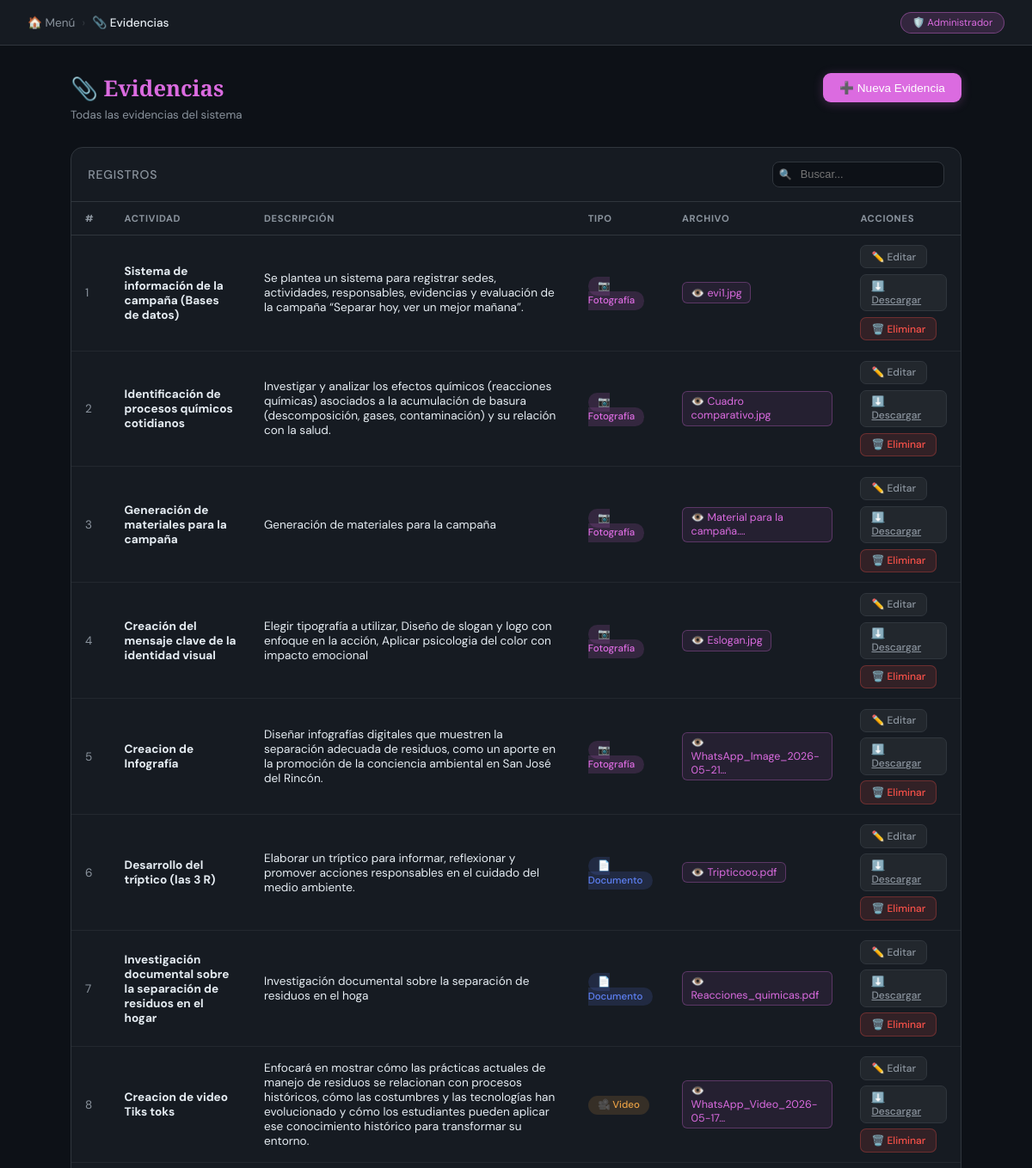
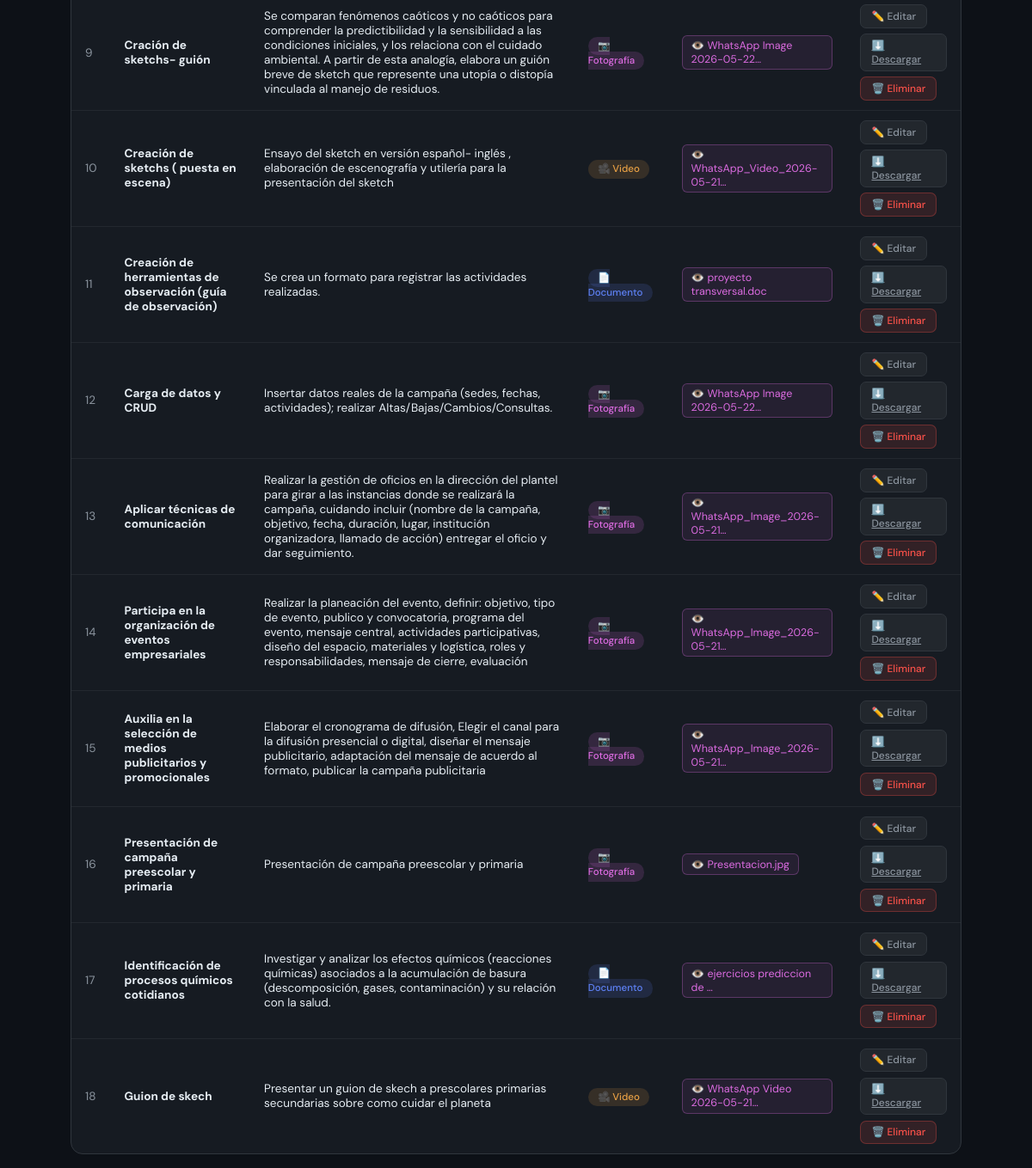
Page /evidencias (signed in) on the committed database (2 pictures, top to bottom).
### tables this page shows
CREATE TABLE evidencias (
            id             INTEGER PRIMARY KEY AUTOINCREMENT,
            actividad      TEXT,
            tipo_evidencia TEXT,
            descripcion    TEXT,
            usuario_id     INTEGER
        , archivo TEXT);

### app.py (the view)
@app.route('/evidencias')
def evidencias_crud():
    if 'rol' not in session:
        return redirect(url_for('login'))
    conn = get_db()
    if session['rol'] == 'usuario':
        registros = conn.execute(
            'SELECT * FROM evidencias WHERE usuario_id=?', (session['user_id'],)
        ).fetchall()
    else:
        registros = conn.execute('SELECT * FROM evidencias').fetchall()
    actividades = conn.execute('SELECT id, nombre FROM actividades ORDER BY nombre').fetchall()
    conn.close()
    return render_template('evidencias.html', registros=registros, actividades=actividades)

### app.py (called while the page is built)
def get_db():
    conn = sqlite3.connect(DB)
    conn.row_factory = sqlite3.Row
    return conn

### templates/evidencias.html (shortened to what this page needs)
<!DOCTYPE html>
<html lang="es">
<head>
</head>
<body>
<header class="topbar">
  <div class="breadcrumb">
    <a href="/menu">🏠 Menú</a>
    <span style="color:var(--border)">›</span>
    <span>📎 Evidencias</span>
  </div>
  <span class="badge">
    {% if session.rol == 'admin' %}🛡️{% elif session.rol == 'docente' %}📚{% else %}🎒{% endif %}
    {{ session.nombre }}
  </span>
</header>
<div class="content">
  <div class="page-header">
    <div>
      <h1>📎 <span>Evidencias</span></h1>
      <p>{% if session.rol == 'usuario' %}Mis evidencias registradas{% else %}Todas las evidencias del sistema{% endif %}</p>
    </div>
    <button class="btn-new staff-only" onclick="toggleForm()">➕ Nueva Evidencia</button>
  </div>
  <div class="table-wrap">
    <div class="table-header">
      <h2>Registros</h2>
      <div class="search-wrap">
        <input type="text" id="searchInput" placeholder="Buscar..." onkeyup="filtrar()"/>
      </div>
    </div>
    <table id="tabla">
      <thead>
        <tr>
          <th>#</th>
          <th>Actividad</th>
          <th>Descripción</th>
          <th>Tipo</th>
          <th>Archivo</th>
          <th>Acciones</th>
        </tr>
      </thead>
      <tbody>
        {% if registros %}
          {% for r in registros %}
          <tr>
            <td style="color:var(--muted)">{{ r.id }}</td>
            <td><strong>{{ r.actividad }}</strong></td>
            <td>{{ r.descripcion }}</td>
            <td>
              {% if r.tipo_evidencia == 'Fotografía' %}
                <span class="pill pill-foto">📷 {{ r.tipo_evidencia }}</span>
              {% elif r.tipo_evidencia == 'Video' %}
                <span class="pill pill-video">🎥 {{ r.tipo_evidencia }}</span>
              {% elif r.tipo_evidencia == 'Documento' %}
                <span class="pill pill-doc">📄 {{ r.tipo_evidencia }}</span>
              {% else %}
                <span class="pill pill-otro">📎 {{ r.tipo_evidencia }}</span>
              {% endif %}
            </td>
            <td>
              {% if r.archivo %}
                <a class="archivo-link" href="#"
                   onclick="previsualizarArchivo('{{ r.archivo }}', '{{ r.tipo_evidencia }}'); return false;">
                  👁️ {{ r.archivo[:25] }}{% if r.archivo|length > 25 %}…{% endif %}
                </a>
              {% else %}
                <span class="sin-archivo">Sin archivo</span>
              {% endif %}
            </td>
            <td>
              <div class="td-actions">
                <button class="btn btn-sm btn-secondary staff-only"
                  onclick="editar('{{ r.id }}', '{{ r.actividad }}', '{{ r.tipo_evidencia }}', '{{ r.descripcion }}')">
                  ✏️ Editar
                </button>
                {% if r.archivo %}
                <a href="/static/uploads/{{ r.archivo }}" download="{{ r.archivo }}"
                   class="btn btn-sm btn-secondary" title="Descargar">⬇️ Descargar</a>
                {% endif %}
                <form method="POST" action="/evidencias/eliminar/{{ r.id }}" style="display:inline"
                  onsubmit="return confirm('¿Eliminar esta evidencia?')">
                  <button type="submit" class="btn btn-sm btn-danger admin-only">🗑️ Eliminar</button>
                </form>
              </div>
            </td>
          </tr>
          {% endfor %}
        {% else %}
          <tr class="empty"><td colspan="6">No hay evidencias registradas aún.</td></tr>
        {% endif %}
      </tbody>
    </table>
  </div>
</div>
</body>
</html>

### rows in the picture
evidencias: id "1", actividad "Sistema de información de la campaña (Bases de datos)", descripcion "Se plantea un sistema para registrar sedes, actividades, responsables, evidencias y evaluación de la campaña “Separar hoy, ver un mejor mañana”.", tipo_evidencia "Fotografía", archivo "evi1.jpg"
evidencias: id "2", actividad "Identificación de procesos químicos cotidianos", descripcion "Investigar y analizar los efectos químicos (reacciones químicas) asociados a la acumulación de basura (descomposición, gases, contaminación) y su relación con la salud.", tipo_evidencia "Fotografía", archivo "Cuadro comparativo.jpg"
evidencias: id "3", actividad "Generación de materiales para la campaña", descripcion "Generación de materiales para la campaña", tipo_evidencia "Fotografía", archivo "Material para la campaña."
evidencias: id "4", actividad "Creación del mensaje clave de la identidad visual", descripcion "Elegir tipografía a utilizar, Diseño de slogan y logo con enfoque en la acción, Aplicar psicologia del color con impacto emocional", tipo_evidencia "Fotografía", archivo "Eslogan.jpg"
evidencias: id "5", actividad "Creacion de Infografía", descripcion "Diseñar infografías digitales que muestren la separación adecuada de residuos, como un aporte en la promoción de la conciencia ambiental en San José del Rincón.", tipo_evidencia "Fotografía", archivo "WhatsApp_Image_2026-05-21"
evidencias: id "6", actividad "Desarrollo del tríptico (las 3 R)", descripcion "Elaborar un tríptico para informar, reflexionar y promover acciones responsables en el cuidado del medio ambiente.", tipo_evidencia "Documento", archivo "Tripticooo.pdf"
evidencias: id "7", actividad "Investigación documental sobre la separación de residuos en el hogar", descripcion "Investigación documental sobre la separación de residuos en el hoga", tipo_evidencia "Documento", archivo "Reacciones_quimicas.pdf"
evidencias: id "8", actividad "Creacion de video Tiks toks", descripcion "Enfocará en mostrar cómo las prácticas actuales de manejo de residuos se relacionan con procesos históricos, cómo las costumbres y las tecnologías han evolucionado y cómo los estudiantes pueden aplicar ese conocimiento histórico para transformar su entorno.", tipo_evidencia "Video", archivo "WhatsApp_Video_2026-05-17"
evidencias: id "9", actividad "Cración de sketchs- guión", descripcion "Se comparan fenómenos caóticos y no caóticos para comprender la predictibilidad y la sensibilidad a las condiciones iniciales, y los relaciona con el cuidado ambiental. A partir de esta analogía, elabora un guión breve de sketch que represente una utopía o distopía vinculada al manejo de residuos.", tipo_evidencia "Fotografía", archivo "WhatsApp Image 2026-05-22"
evidencias: id "10", actividad "Creación de sketchs ( puesta en escena)", descripcion "Ensayo del sketch en versión español- inglés , elaboración de escenografía y utilería para la presentación del sketch", tipo_evidencia "Video", archivo "WhatsApp_Video_2026-05-21"
evidencias: id "11", actividad "Creación de herramientas de observación (guía de observación)", descripcion "Se crea un formato para registrar las actividades realizadas.", tipo_evidencia "Documento", archivo "proyecto transversal.doc"
evidencias: id "12", actividad "Carga de datos y CRUD", descripcion "Insertar datos reales de la campaña (sedes, fechas, actividades); realizar Altas/Bajas/Cambios/Consultas.", tipo_evidencia "Fotografía", archivo "WhatsApp Image 2026-05-22"
evidencias: id "13", actividad "Aplicar técnicas de comunicación", descripcion "Realizar la gestión de oficios en la dirección del plantel para girar a las instancias donde se realizará la campaña, cuidando incluir (nombre de la campaña, objetivo, fecha, duración, lugar, institución organizadora, llamado de acción) entregar el oficio y dar seguimiento.", tipo_evidencia "Fotografía", archivo "WhatsApp_Image_2026-05-21"
evidencias: id "14", actividad "Participa en la organización de eventos empresariales", descripcion "Realizar la planeación del evento, definir: objetivo, tipo de evento, publico y convocatoria, programa del evento, mensaje central, actividades participativas, diseño del espacio, materiales y logística, roles y responsabilidades, mensaje de cierre, evaluación", tipo_evidencia "Fotografía", archivo "WhatsApp_Image_2026-05-21"
evidencias: id "15", actividad "Auxilia en la selección de medios publicitarios y promocionales", descripcion "Elaborar el cronograma de difusión, Elegir el canal para la difusión presencial o digital, diseñar el mensaje publicitario, adaptación del mensaje de acuerdo al formato, publicar la campaña publicitaria", tipo_evidencia "Fotografía", archivo "WhatsApp_Image_2026-05-21"
evidencias: id "16", actividad "Presentación de campaña preescolar y primaria", descripcion "Presentación de campaña preescolar y primaria", tipo_evidencia "Fotografía", archivo "Presentacion.jpg"
evidencias: id "17", actividad "Identificación de procesos químicos cotidianos", descripcion "Investigar y analizar los efectos químicos (reacciones químicas) asociados a la acumulación de basura (descomposición, gases, contaminación) y su relación con la salud.", tipo_evidencia "Documento", archivo "ejercicios prediccion de"
evidencias: id "18", actividad "Guion de skech", descripcion "Presentar un guion de skech a prescolares primarias secundarias sobre como cuidar el planeta", tipo_evidencia "Video", archivo "WhatsApp Video 2026-05-21"

### other values in the picture
{{ session.nombre }} "Administrador"
